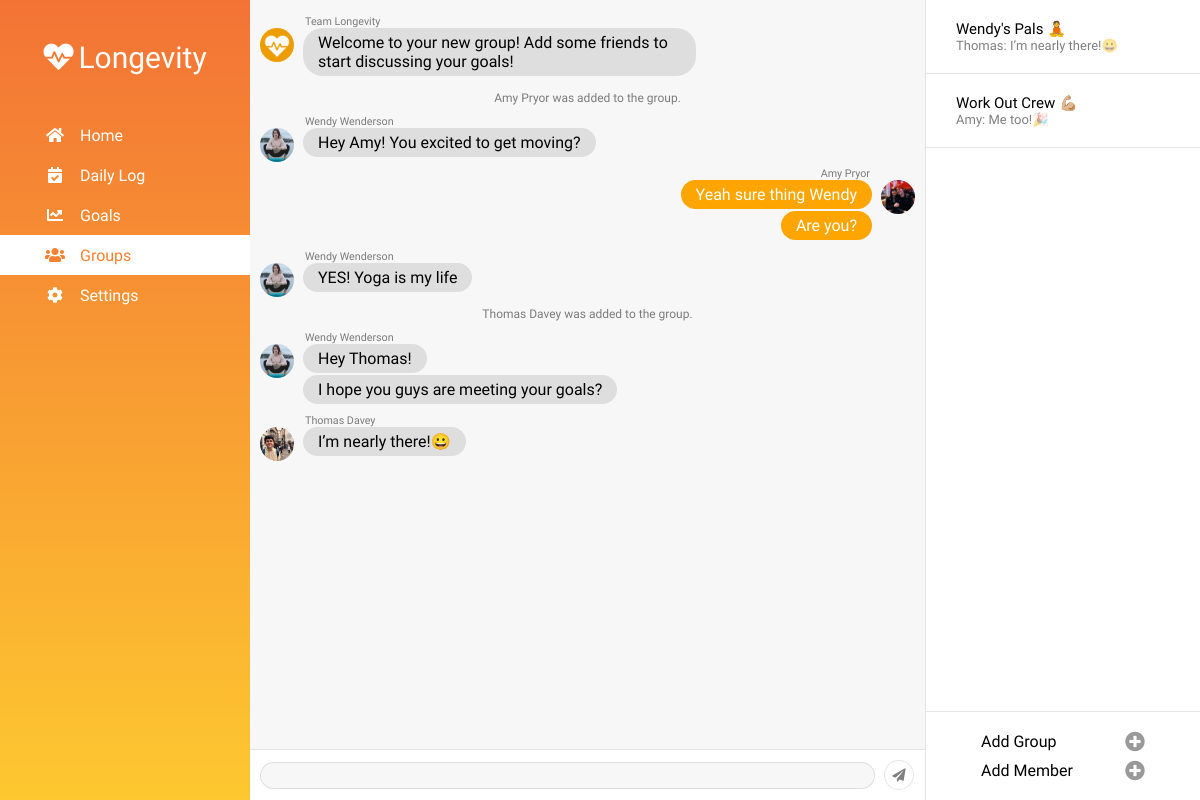
Screenshot of /tracker/groups/ (signed in) with the database file from the repository.
### tracker/models.py (models this page shows, shortened)
class Message(models.Model):
    group = models.ForeignKey(Group, on_delete=models.CASCADE, null=True)
    author = models.ForeignKey(User, on_delete=models.CASCADE, null=True)
    message = models.TextField(null=True)
    posted = models.DateTimeField(auto_now_add=True)

class Group(models.Model):
    creator = models.ForeignKey(User, on_delete=models.DO_NOTHING, null=True)
    name = models.CharField(max_length=100, null=True)

### users/models.py (models this page shows, shortened)
class Profile(models.Model):
    SEX_CHOICES = [('M', 'Male'), ('F', 'Female')]
    ACTIVITY_LEVEL_CHOICES = [('1.2', 'Sedentary'), ('1.375', 'Lightly Active'),
                              ('1.55', 'Moderately Active'), ('1.725', 'Highly Active')]
    user = models.OneToOneField(User, on_delete=models.CASCADE)
    birth_date = models.DateField(null=True)
    sex = models.CharField(max_length=1, choices=SEX_CHOICES, null=True)
    height = models.IntegerField(null=True)
    weight = models.IntegerField(null=True)
    activity_level = models.CharField(max_length=5, choices=ACTIVITY_LEVEL_CHOICES, null=True)
    image = models.ImageField(default='default.png', upload_to='profile-pics')

### tracker/views.py (the view, shortened to what this page needs)
# urls.py: path('groups/', views.groups, name='tracker-groups'),
@login_required()
def groups(request):
    user = request.user
    groups = GroupMember.objects.raw('SELECT * FROM tracker_groupmember WHERE user_id = ' + str(user.id))
    messages = []
    last = []
    for item in groups:
        messages.append(Message.objects.raw('SELECT * FROM tracker_message WHERE group_id = ' + str(item.group.id)))
    def sortDate(elem):
        return elem[-1].posted
    messages.sort(key=sortDate, reverse=True)
    for set in messages:
        last.append(set[-1])
    form = MessageForm()
    create_group_form = CreateGroupForm()
    create_group_member_form = CreateGroupMemberForm()
    context = {
        'groups': groups,
        'messages': messages,
        'last': last,
        'selected': 'Groups',
        'form': form,
        'create_group_form': create_group_form,
        'create_group_member_form': create_group_member_form
    }
    return render(request, 'groups.html', context)

### tracker/forms.py
class MessageForm(forms.ModelForm):
    message = forms.CharField(widget=forms.TextInput(attrs={'class': 'groups-temp'}))
    class Meta:
        model = Message
        fields = ['message']

class CreateGroupForm(forms.ModelForm):
    class Meta:
        model = Group
        fields = ['name']

### users/templatetags/filters.py (called while the page is built)
@register.filter(name='add')
def add_class(value, arg):
    return value.as_widget(attrs={'class': arg})

### tracker/templates/groups.html (shortened to what this page needs)
{% extends 'template.html' %}
{% block content %}
    <div id="tabs">
        <div class="groups-list">
            <ul id="groups-side">
                {% for message in last %}
                    {% if message.author.username == 'admin' %}
                        <li>
                            <a href="#{{ message.group.id }}">{{ message.group.name }}<br><span>{{ message.message }}</span></a>
                        </li>
                    {% else %}
                        <li>
                            <a href="#{{ message.group.id }}">{{ message.group.name }}<br><span>{{ message.author.first_name }}: {{ message.message }}</span></a>
                        </li>
                    {% endif %}
                {% endfor %}
            </ul>
            <div id="groups-side-bottom">
                <p>Add Group <a id="create-group-button"><i class="fas fa-plus-circle"></i></a></p>
                <p>Add Member <a id="add-member-button"><i class="fas fa-plus-circle"></i></a></p>
            </div>
        </div>
        {%  if messages %}
        {% for set in messages %}
            <div id="{% for message in set %}{% if forloop.first %}{{ message.group.id }}{% endif %}{% endfor %}">
                <div class="groups-messages" id="chat-{% for message in set %}{% if forloop.first %}{{ message.group.id }}{% endif %}{% endfor %}">
                {% for message in set %}
                    {% ifchanged message.author %}
                        {% if message.author == user %}
                        <div class="chat-message groups-messages-user">
                            <h6>{{ message.author.first_name }} {{ message.author.last_name }}</h6>
                            <p>{{ message.message }}</p>
                            <div class="profile-picture" style="background-image: url('{{ message.author.profile.image.url }}'); width: 34px; height: 34px;"></div>
                        </div>
                        {% elif message.author.username == 'admin' %}
                        <p class="chat-message groups-messages-added">{{ message.message }}</p>
                        {% else %}
                        <div class="chat-message">
                            <h6>{{ message.author.first_name }} {{ message.author.last_name }}</h6>
                            <div class="profile-picture" style="background-image: url('{{ message.author.profile.image.url }}'); width: 34px; height: 34px;"></div>
                            <p>{{ message.message }}</p>
                        </div>
                        {% endif %}
                    {% else %}
                        {% if message.author == user %}
                        <div class="chat-message groups-messages-user">
                            <p style="margin: -3px 43px 5px 0">{{ message.message }}</p>
                        </div>
                        {% else %}
                        <div class="chat-message">
                            <p style="margin: -3px 0 5px 43px">{{ message.message }}</p>
                        </div>
                        {% endif %}
                    {% endifchanged %}
                {% endfor %}
                </div>
                {% for message in set %}
                    {% if forloop.first %}
                        <form method="POST" id="form-{{ message.group.id }}">
                        {% for field in form %}
                            <div class="groups-chat-box">
                                {{ field }}
                                <button type="submit" name="message"><i class="fas fa-paper-plane"></i></button>
                            </div>
                        {% endfor %}
                        </form>
                    {% endif %}
                {% endfor %}
            </div>
        {% endfor %}
        {% endif %}
    </div>
            {% load filters %}
            {% load filters %}
{% endblock content %}

### static/css/tracker.css (style rules this page uses)
* { margin: 0; padding: 0; font-family: 'Heebo', sans-serif; box-sizing: border-box; }
.groups-list { position: fixed; top: 0; right: 0; z-index: 1; width: 275px; background-color: white; min-height: 100vh; text-align: left; border-left: solid 1px rgba(0,0,0,0.1); transition: 0.5s; }
.groups-list li { list-style: none; }
.groups-list li a { text-decoration: none; border-bottom: solid 1px rgba(0,0,0,0.1); padding: 20px 30px; display: block; color: black; font-weight: 400; font-size: 15px; }
.groups-list li a span { color: rgba(0,0,0,0.5); font-size: 13px; font-weight: 300; display: block; max-width: 214px; white-space: nowrap; overflow: hidden; text-overflow: ellipsis; }
#groups-side-bottom { width: 274px; background-color: white; padding: 10px 5px; position: fixed; bottom: 0; right: 0; border-top: solid 1px rgba(0,0,0,0.1); transition: 0.5s; }
#groups-side-bottom p { margin: 10px 30px 10px 50px; font-weight: 300; }
#groups-side-bottom i { font-size: 20px; color: rgba(0,0,0,0.4); float: right; margin-right: 20px; }
.groups-messages { padding: 10px 10px 60px 10px; width: calc(100% - 275px); background-color: rgba(0,0,0,0.03); min-height: 100vh; }
.groups-messages .profile-picture { vertical-align: top; margin-top: 5px; }
.groups-messages p, .groups-messages div { vertical-align: middle; }
.groups-messages h6 { margin: 5px 0 -5px 45px; color: rgba(0,0,0,0.5); font-weight: 300; }
.groups-messages p { padding: 5px 15px; border-radius: 20px; margin: 5px; background-color: rgba(0,0,0,0.1); display: inline-block; max-width: 60%; font-weight: 400; }
.groups-messages-user { text-align: right; }
.groups-messages-user h6 { margin: 5px 45px -5px 0; color: rgba(0,0,0,0.5); font-weight: 300; }
.groups-messages-user p { background-color: orange; color: white }
.groups-messages-added { margin: 5px 0 !important; display: block !important; width: 100% !important; max-width: 100% !important; min-width: 100% !important; background-color: transparent !important; font-size: 12px; color: rgba(0,0,0,0.5); font-weight: 300; text-align: center; }
.groups-chat-box { display: block; padding: 10px; position: fixed; background-color: white; bottom: 0; width: calc(100% - 525px); border-top: solid 1px rgba(0,0,0,0.1); }
.groups-temp { width: calc(100% - 40px); padding: 5px 10px; border-radius: 30px; border: solid 1px rgba(0,0,0,0.1); outline: none; background-color: rgba(0,0,0,0.03); }
#tabs form button { width: 30px; height: 30px; margin-left: 5px; border-radius: 50%; background-color: white; border: solid 1px rgba(0,0,0,0.1); outline: none; color: rgba(0,0,0,0.5); }
.profile-picture { display: inline-block; border-radius: 50%; background-repeat: no-repeat; background-position: center center; background-size: cover; }

### rows the page displays
Message: group.name "Wendy's Pals 🧘", author.first_name "Thomas", message "I’m nearly there!😀", author.last_name "Davey", author.profile.image (picture)
Message: group.name "Work Out Crew 💪🏼", author.first_name "Amy", message "Me too!🎉"
Message: author.first_name "Team Longevity", author.profile.image (picture), message "Welcome to your new group! Add some friends to start discussing your goals!"
Message: message "Amy Pryor was added to the group."
Message: author.first_name "Wendy", author.last_name "Wenderson", author.profile.image (picture), message "Hey Amy! You excited to get moving?"
Message: author.first_name "Amy", author.last_name "Pryor", message "Yeah sure thing Wendy", author.profile.image (picture)
Message: message "Are you?"
Message: author.first_name "Wendy", author.last_name "Wenderson", author.profile.image (picture), message "YES! Yoga is my life"
Message: message "Thomas Davey was added to the group."
Message: author.first_name "Wendy", author.last_name "Wenderson", author.profile.image (picture), message "Hey Thomas!"
Message: message "I hope you guys are meeting your goals?"
